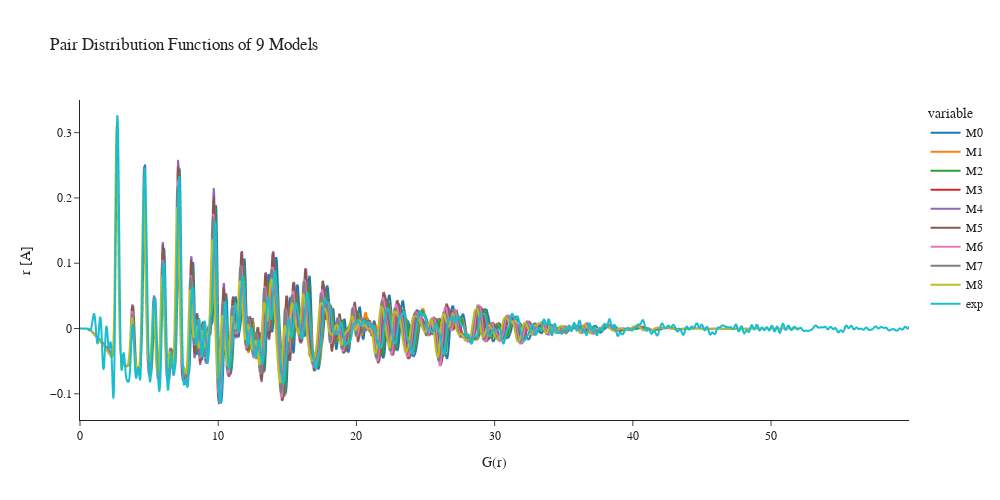

Notebook code cell kept with this figure:
### Code cell
F = pd.DataFrame()
exp = exp.astype(float)
M.astype(float)
F = M.join(exp, how='outer')

for i in range(9):
    F[f'M{i}'].loc[0] = 0

F = F.interpolate(method='quadratic')
#F['M0'] = F['M0'].interpolate(method='zero')
#F = F.fillna(method='ffill') 
#F = F.fillna(0)
print(len(F), F.iloc[60])

for i in range(9):
    rest = F['exp'] - F[f'M{i}']
    error1 = np.sum(rest.loc[:60]**2)
    error_p1 = np.sqrt(error1/3000)
    #error2 = np.sum(rest.loc[44:]**2)
    #error_p2 = np.sqrt(error2/4321)
    #print(f'Para M{i} el error 1er es {error1}, el segundo es {error2}, y el error porcentual es {error_p1} y {error_p2}')
    print(f'Para M{i} el error es {error1}, y ECM {error_p1}')

#print(F.to_string())

fig = px.line(F, template='simple_white', title='Pair Distribution Functions of 9 Models',
    width=1000, height=500)
fig.update_layout(
    font_family="serif",
    title_font_family="serif")
fig.update_xaxes(title_text='G(r)')
fig.update_yaxes(title_text='r [A]')
fig.show()

### Figure 1 — Plotly figure (JSON) as saved in the notebook; plotly's stock layout.template omitted (floating-point values rounded to 4 significant figures; data arrays with more than 128 entries replaced by an {"elided": "..."} marker saying what was removed)
{"data": [{"hovertemplate": "variable=M0<br>index=%{x}<br>value=%{y}<extra></extra>", "legendgroup": "M0", "line": {"color": "#1F77B4", "dash": "solid"}, "marker": {"symbol": "circle"}, "mode": "lines", "name": "M0", "showlegend": true, "type": "scattergl", "x": {"elided": "3000 float values"}, "xaxis": "x", "y": {"elided": "3000 float values"}, "yaxis": "y"}, {"hovertemplate": "variable=M1<br>index=%{x}<br>value=%{y}<extra></extra>", "legendgroup": "M1", "line": {"color": "#FF7F0E", "dash": "solid"}, "marker": {"symbol": "circle"}, "mode": "lines", "name": "M1", "showlegend": true, "type": "scattergl", "x": {"elided": "3000 float values"}, "xaxis": "x", "y": {"elided": "3000 float values"}, "yaxis": "y"}, {"hovertemplate": "variable=M2<br>index=%{x}<br>value=%{y}<extra></extra>", "legendgroup": "M2", "line": {"color": "#2CA02C", "dash": "solid"}, "marker": {"symbol": "circle"}, "mode": "lines", "name": "M2", "showlegend": true, "type": "scattergl", "x": {"elided": "3000 float values"}, "xaxis": "x", "y": {"elided": "3000 float values"}, "yaxis": "y"}, {"hovertemplate": "variable=M3<br>index=%{x}<br>value=%{y}<extra></extra>", "legendgroup": "M3", "line": {"color": "#D62728", "dash": "solid"}, "marker": {"symbol": "circle"}, "mode": "lines", "name": "M3", "showlegend": true, "type": "scattergl", "x": {"elided": "3000 float values"}, "xaxis": "x", "y": {"elided": "3000 float values"}, "yaxis": "y"}, {"hovertemplate": "variable=M4<br>index=%{x}<br>value=%{y}<extra></extra>", "legendgroup": "M4", "line": {"color": "#9467BD", "dash": "solid"}, "marker": {"symbol": "circle"}, "mode": "lines", "name": "M4", "showlegend": true, "type": "scattergl", "x": {"elided": "3000 float values"}, "xaxis": "x", "y": {"elided": "3000 float values"}, "yaxis": "y"}, {"hovertemplate": "variable=M5<br>index=%{x}<br>value=%{y}<extra></extra>", "legendgroup": "M5", "line": {"color": "#8C564B", "dash": "solid"}, "marker": {"symbol": "circle"}, "mode": "lines", "name": "M5", "showlegend": true, "type": "scattergl", "x": {"elided": "3000 float values"}, "xaxis": "x", "y": {"elided": "3000 float values"}, "yaxis": "y"}, {"hovertemplate": "variable=M6<br>index=%{x}<br>value=%{y}<extra></extra>", "legendgroup": "M6", "line": {"color": "#E377C2", "dash": "solid"}, "marker": {"symbol": "circle"}, "mode": "lines", "name": "M6", "showlegend": true, "type": "scattergl", "x": {"elided": "3000 float values"}, "xaxis": "x", "y": {"elided": "3000 float values"}, "yaxis": "y"}, {"hovertemplate": "variable=M7<br>index=%{x}<br>value=%{y}<extra></extra>", "legendgroup": "M7", "line": {"color": "#7F7F7F", "dash": "solid"}, "marker": {"symbol": "circle"}, "mode": "lines", "name": "M7", "showlegend": true, "type": "scattergl", "x": {"elided": "3000 float values"}, "xaxis": "x", "y": {"elided": "3000 float values"}, "yaxis": "y"}, {"hovertemplate": "variable=M8<br>index=%{x}<br>value=%{y}<extra></extra>", "legendgroup": "M8", "line": {"color": "#BCBD22", "dash": "solid"}, "marker": {"symbol": "circle"}, "mode": "lines", "name": "M8", "showlegend": true, "type": "scattergl", "x": {"elided": "3000 float values"}, "xaxis": "x", "y": {"elided": "3000 float values"}, "yaxis": "y"}, {"hovertemplate": "variable=exp<br>index=%{x}<br>value=%{y}<extra></extra>", "legendgroup": "exp", "line": {"color": "#17BECF", "dash": "solid"}, "marker": {"symbol": "circle"}, "mode": "lines", "name": "exp", "showlegend": true, "type": "scattergl", "x": {"elided": "3000 float values"}, "xaxis": "x", "y": {"elided": "3000 float values"}, "yaxis": "y"}], "layout": {"font": {"family": "serif"}, "height": 500, "legend": {"title": {"text": "variable"}, "tracegroupgap": 0}, "title": {"font": {"family": "serif"}, "text": "Pair Distribution Functions of 9 Models"}, "width": 1000, "xaxis": {"anchor": "y", "domain": [0, 1], "title": {"text": "G(r)"}}, "yaxis": {"anchor": "x", "domain": [0, 1], "title": {"text": "r [A]"}}}}
